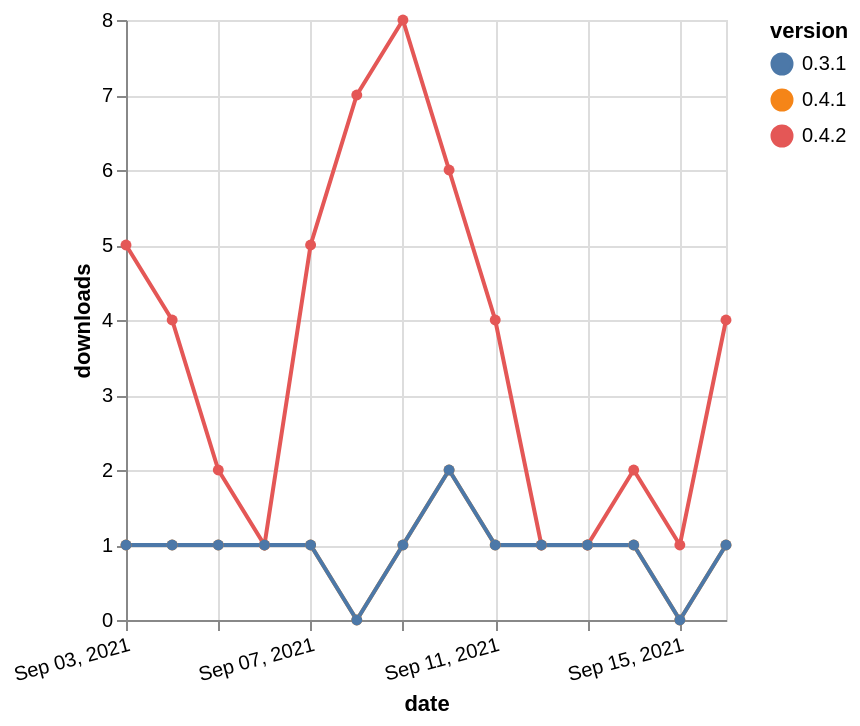

Vega-Lite specification for this chart:
### Vega-Lite specification from a JSON file in a GitHub repository (floating-point values rounded to 4 significant figures)
{"$schema": "https://vega.github.io/schema/vega-lite/v5.json", "description": "A simple bar chart with embedded data.", "data": {"values": [{"date": "2021-09-03", "total": 729, "delta": 5, "version": "0.4.2"}, {"date": "2021-09-04", "total": 733, "delta": 4, "version": "0.4.2"}, {"date": "2021-09-05", "total": 735, "delta": 2, "version": "0.4.2"}, {"date": "2021-09-06", "total": 736, "delta": 1, "version": "0.4.2"}, {"date": "2021-09-07", "total": 741, "delta": 5, "version": "0.4.2"}, {"date": "2021-09-08", "total": 748, "delta": 7, "version": "0.4.2"}, {"date": "2021-09-09", "total": 756, "delta": 8, "version": "0.4.2"}, {"date": "2021-09-10", "total": 762, "delta": 6, "version": "0.4.2"}, {"date": "2021-09-11", "total": 766, "delta": 4, "version": "0.4.2"}, {"date": "2021-09-12", "total": 767, "delta": 1, "version": "0.4.2"}, {"date": "2021-09-13", "total": 768, "delta": 1, "version": "0.4.2"}, {"date": "2021-09-14", "total": 770, "delta": 2, "version": "0.4.2"}, {"date": "2021-09-15", "total": 771, "delta": 1, "version": "0.4.2"}, {"date": "2021-09-16", "total": 775, "delta": 4, "version": "0.4.2"}, {"date": "2021-09-03", "total": 164, "delta": 1, "version": "0.4.1"}, {"date": "2021-09-04", "total": 165, "delta": 1, "version": "0.4.1"}, {"date": "2021-09-05", "total": 166, "delta": 1, "version": "0.4.1"}, {"date": "2021-09-06", "total": 167, "delta": 1, "version": "0.4.1"}, {"date": "2021-09-07", "total": 168, "delta": 1, "version": "0.4.1"}, {"date": "2021-09-08", "total": 168, "delta": 0, "version": "0.4.1"}, {"date": "2021-09-09", "total": 169, "delta": 1, "version": "0.4.1"}, {"date": "2021-09-10", "total": 171, "delta": 2, "version": "0.4.1"}, {"date": "2021-09-11", "total": 172, "delta": 1, "version": "0.4.1"}, {"date": "2021-09-12", "total": 173, "delta": 1, "version": "0.4.1"}, {"date": "2021-09-13", "total": 174, "delta": 1, "version": "0.4.1"}, {"date": "2021-09-14", "total": 175, "delta": 1, "version": "0.4.1"}, {"date": "2021-09-15", "total": 175, "delta": 0, "version": "0.4.1"}, {"date": "2021-09-16", "total": 176, "delta": 1, "version": "0.4.1"}, {"date": "2021-09-03", "total": 220, "delta": 1, "version": "0.3.1"}, {"date": "2021-09-04", "total": 221, "delta": 1, "version": "0.3.1"}, {"date": "2021-09-05", "total": 222, "delta": 1, "version": "0.3.1"}, {"date": "2021-09-06", "total": 223, "delta": 1, "version": "0.3.1"}, {"date": "2021-09-07", "total": 224, "delta": 1, "version": "0.3.1"}, {"date": "2021-09-08", "total": 224, "delta": 0, "version": "0.3.1"}, {"date": "2021-09-09", "total": 225, "delta": 1, "version": "0.3.1"}, {"date": "2021-09-10", "total": 227, "delta": 2, "version": "0.3.1"}, {"date": "2021-09-11", "total": 228, "delta": 1, "version": "0.3.1"}, {"date": "2021-09-12", "total": 229, "delta": 1, "version": "0.3.1"}, {"date": "2021-09-13", "total": 230, "delta": 1, "version": "0.3.1"}, {"date": "2021-09-14", "total": 231, "delta": 1, "version": "0.3.1"}, {"date": "2021-09-15", "total": 231, "delta": 0, "version": "0.3.1"}, {"date": "2021-09-16", "total": 232, "delta": 1, "version": "0.3.1"}]}, "width": "container", "mark": {"type": "line", "point": {"filled": true}}, "encoding": {"x": {"field": "date", "type": "temporal", "timeUnit": "yearmonthdate", "title": "date", "axis": {"labelAngle": -15}}, "y": {"field": "delta", "type": "quantitative", "title": "downloads"}, "color": {"field": "version", "type": "nominal"}, "tooltip": {"field": "delta"}}}
